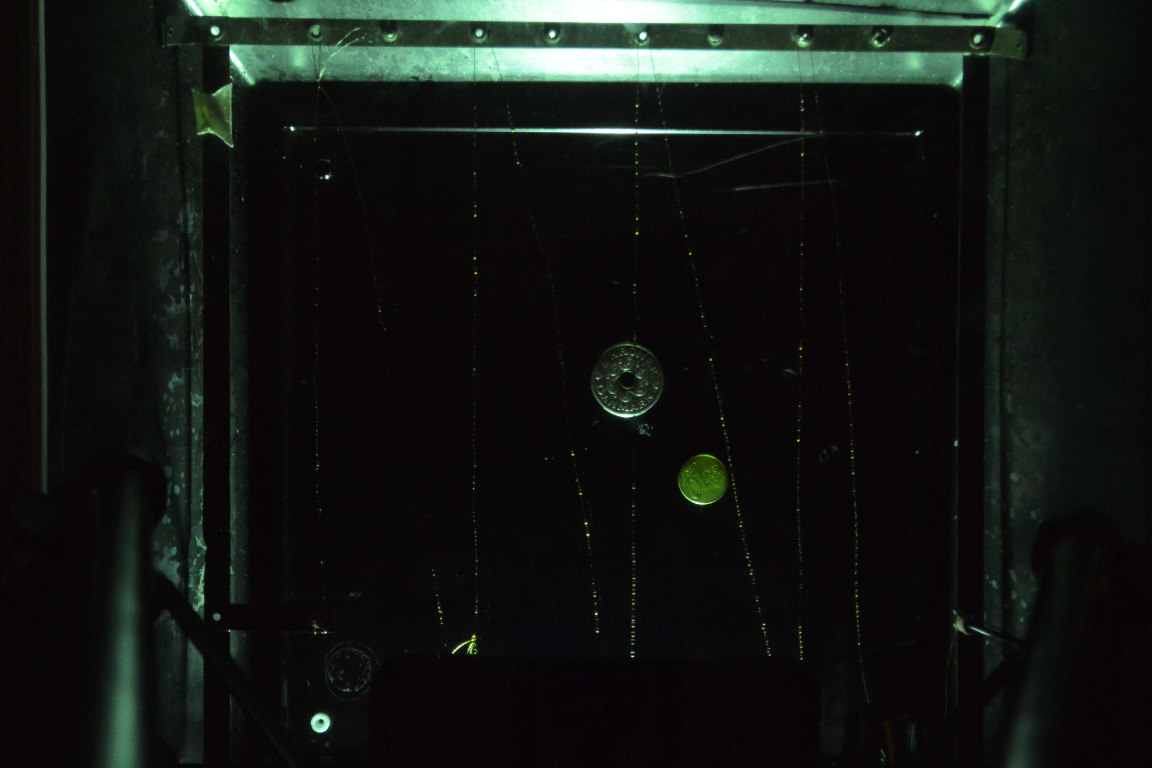
#> input picture background/background.jpg, 4608 x 3072 px (shown at 1/4 size)
$ python cloudchamber.py background
#> lines starting #> are read from the running program, lines starting #| are printed output that depends on the picture; pictures that were not available may be replaced by others from this repository, and a replacement may not be noted
import numpy as np
import matplotlib.pyplot as plt
import cv2
import imreg_dft as ird
import imageio # Newer than 2.2.0 must be used to use pilmode e.g. pip install git+https://github.com/imageio/imageio.git
from multiprocessing import Pool

import os
import pandas
import time
from argparse import ArgumentParser
import sys

import util  # Selfmade library

# Source: https://stackoverflow.com/questions/2507808/python-check-whether-a-file-is-empty-or-not?noredirect=1&lq=1
def is_zero_file(fpath):
    '''Checks if a file does not exist or is empty.'''
    return not(os.path.isfile(fpath) and os.path.getsize(fpath) > 0)

def time_dec(func):
    def wrapper(*arg):
        print(func.__name__,':', arg[0], end='', flush=True)
        start = time.time()

        res = func(*arg)

        print(' -> %.1fs' % (time.time() - start))
        return res

    return wrapper

# [42 lines left out: function plot_result_images, not called in this run]

# Install pyfftw for better performance.
def align_images(images):
    @time_dec
    def align_image(path_analyse, img_background):
        # Load analyse image
        img_analyse = imageio.imread(path_analyse, pilmode='L')

        # Align img_analyse to img_background
        # It has to be Homography transformation(very slow), because images are shifted, twisted, scaled and distorted (3D)
        # First tried to use opencv (https://www.learnopencv.com/image-alignment-ecc-in-opencv-c-python/), but got miserable results
        # Found on github https://github.com/matejak/imreg_dft a pretty good library
        #img_analyse_aligned = ird.similarity(img_background, img_analyse, numiter=3)['timg']
        img_analyse_aligned = img_analyse # TODO: Remove, fast variant for testing

        return img_analyse_aligned

    # Start here
    img_background = imageio.imread(os.path.join('background', 'background.jpg'), pilmode='L')
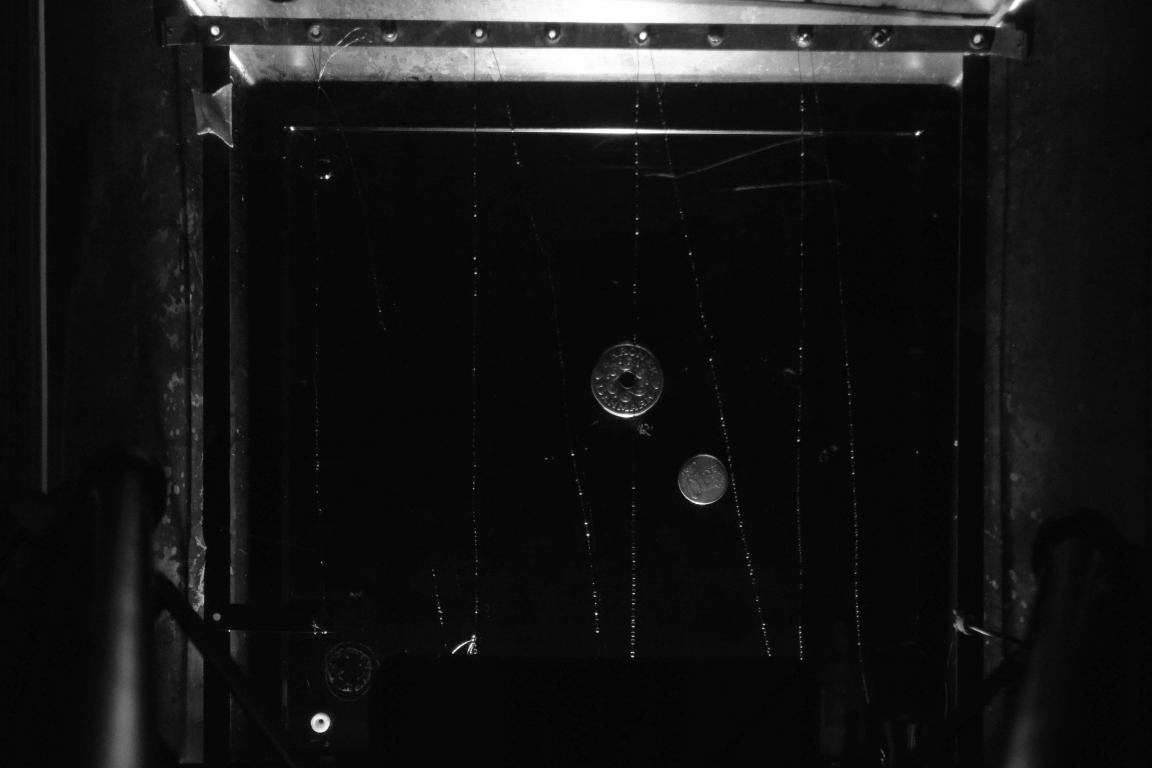
#> img_background: shape (3072, 4608) (shown at 1/4 size); min 0, max 255, mean 21.2
    # ‘L’ (8-bit pixels, black and white)

    for path_analyse in images:
        img_aligned = align_image(path_analyse, img_background)

        file, ending = os.path.splitext(path_analyse)
        imageio.imsave(file + '_align' + ending, img_aligned, format='jpg')

    # Use multithreader, number in Pool defines number of processes
    # with Pool(1) as p:
    #     p.map(align_image, images)

def remove_backgrounds(images):
    @time_dec
    def remove_background(path_analyse, img_background):
        img_analyse = imageio.imread(path_analyse, format='JPEG-PIL', pilmode='L')

        # Convert images to int16 to allow negative values so that the negative values (background) can be filtered.
        img_analyse = np.int16(img_analyse) - np.int16(img_background) * 2
        for x, y in zip(np.where(img_analyse < 5)[0], np.where(img_analyse < 5)[1]):
            img_analyse[x, y] = 0

        return np.uint8(img_analyse)

    images = {x.replace('.', '_align.') for x in images}

    img_background = imageio.imread(os.path.join('background', 'background_with_stripes.jpg'), pilmode='L')
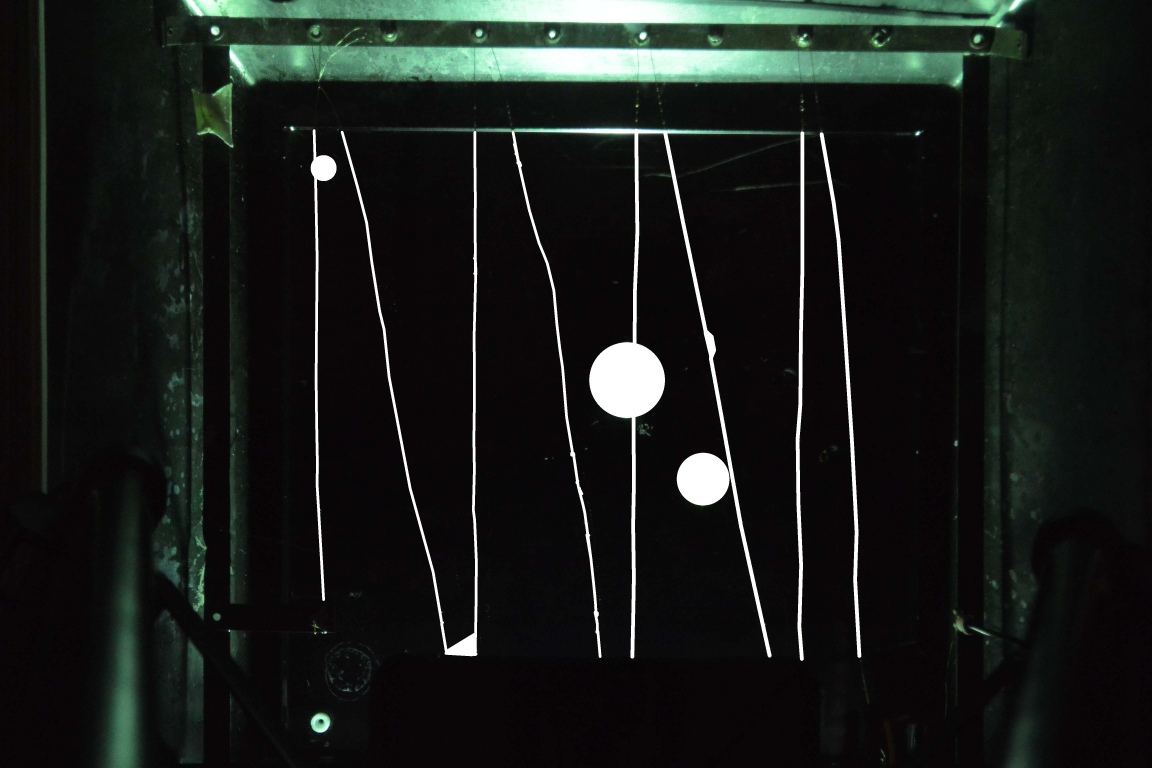
#> input picture background/background_with_stripes.jpg, 4608 x 3072 px (shown at 1/4 size)
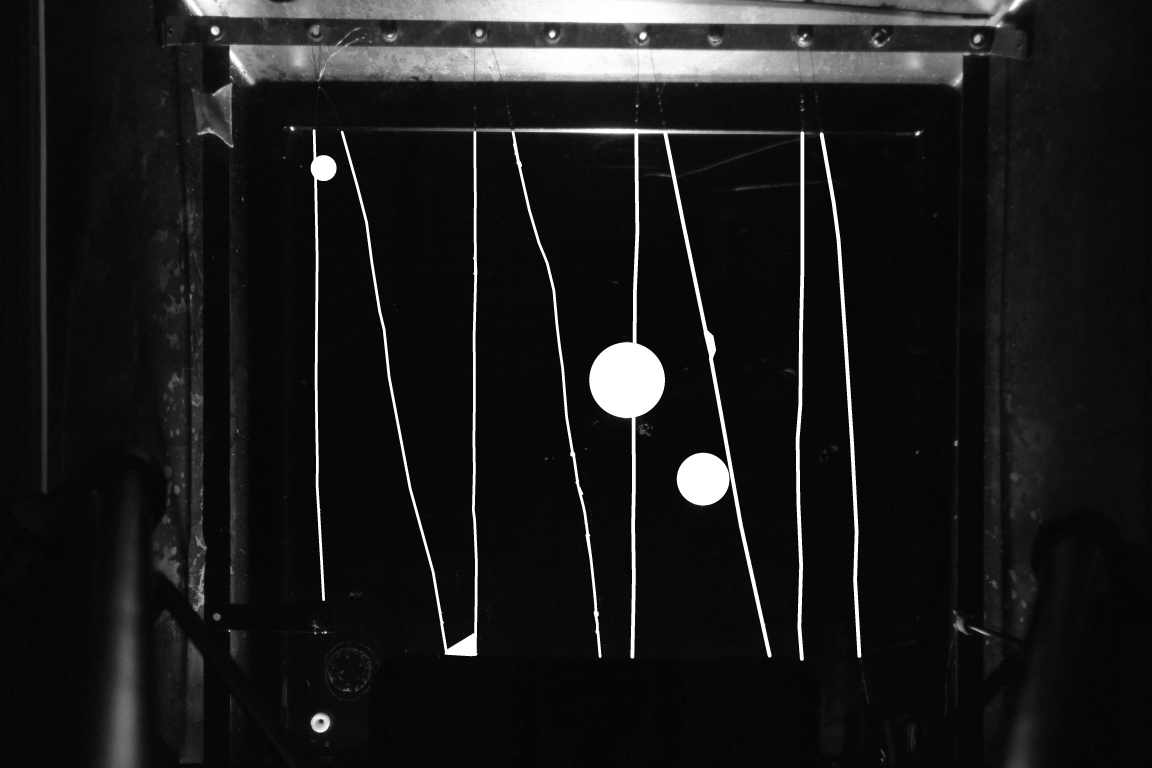
#> img_background: shape (3072, 4608) (shown at 1/4 size); min 0, max 255, mean 26.6
    # ‘L’ (8-bit pixels, black and white)

    for path_analyse in images:
        img_analyse_wo_bkgnd = remove_background(path_analyse, img_background)

        file, ending = os.path.splitext(path_analyse)
        imageio.imsave(file[:-6] + '_wo_bkgnd' + ending, img_analyse_wo_bkgnd, format='jpg')

# [69 lines left out: functions detect_lines, filter_lines, not called in this run]

def complete(images):
    align_images(images)
    remove_backgrounds(images)
    detect_lines(images)
    filter_lines(images)
    plot_result_images(images)

def main():
    parser = ArgumentParser(prog="Cloudchamber", description="Automatic line detection for the cloud chamber")
    group = parser.add_mutually_exclusive_group()
    group.add_argument('-c', '--complete', action='store_const', dest='type', help='execute the complete program, be careful, takes time', const=complete)
    group.add_argument('-a', '--only_align', action='store_const', dest='type', help='align images to the background image', const=align_images)
    group.add_argument('-b', '--only_back', action='store_const', dest='type', help='remove the backgrounds in the images', const=remove_backgrounds)
    group.add_argument('-d', '--only_detect', action='store_const', dest='type', help='detect lines in the images', const=detect_lines)
    group.add_argument('-f', '--only_filter', action='store_const', dest='type', help='filter duplicate lines.', const=filter_lines)
    group.add_argument('-p', '--only_plot', action='store_const', dest='type', help='plot the results.', const=plot_result_images)
    parser.add_argument('-v', '--version', action='version', version='%(prog)s 1.0')
    parser.add_argument('images', metavar='images', type=str, nargs='+', help='images to be analysed')
    parser.set_defaults(type=complete)

    args = parser.parse_args()

    # Call function depending on cli argument
    images = {x.replace('_align', '').replace('_wo_bkgnd', '').replace('_unfiltered_lines', '').replace('_filtered_lines', '').replace('_result', '')  for x in args.images}
    args.type(sorted(images))

if __name__ == "__main__":
#> (the run stopped early here; a loop or call above may not have finished)
